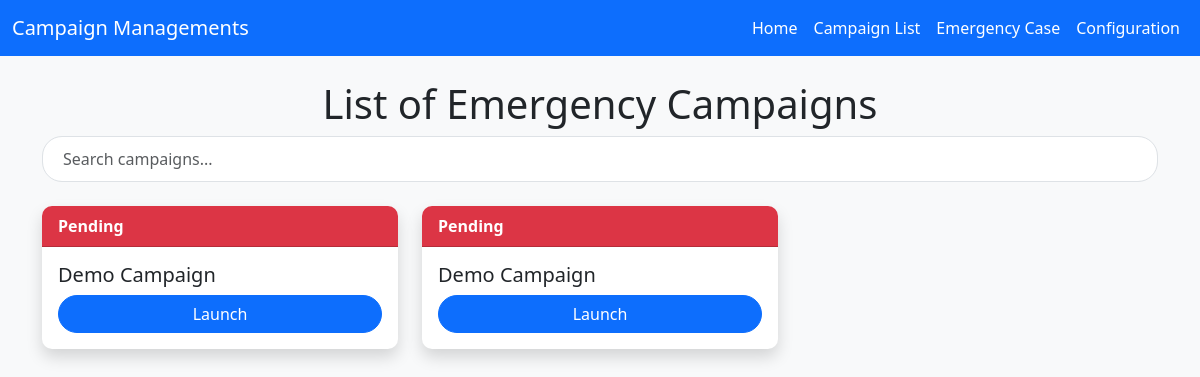
Before: /admix/emergency (signed in) with the older database file.
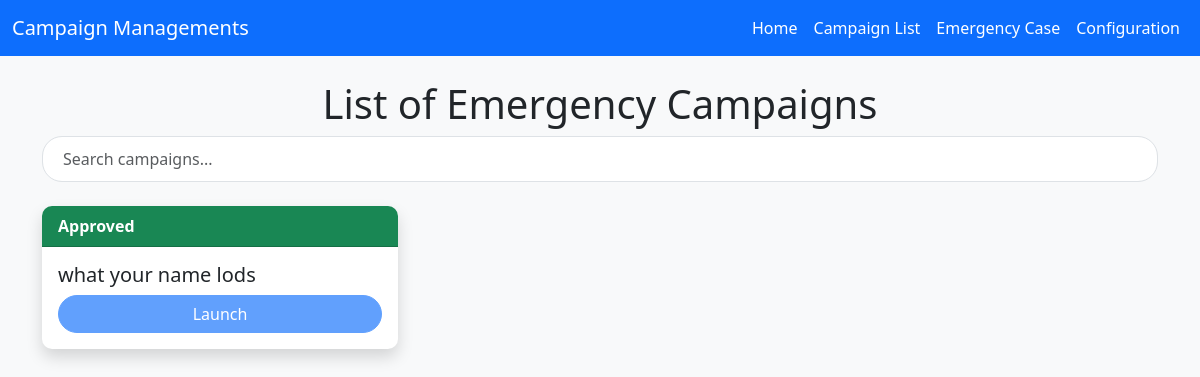
After: the same page with the newer database file.
### base/models.py (models this page shows, shortened)
class Campaign(models.Model):
    CATEGORY_CHOICES = [
        ('organisation/charity/npo/pbo', 'Organisation/Charity/NPO/PBO'),
        ('in loving memory of', 'In Loving Memory Of'),
        ('fire/drought/disaster/support', 'Fire/Drought/Disaster/Support'),
        ('education & training', 'Education & Training'),
        ('sport', 'sport'),
        ('Social welfare/commnity development/support', 'Social Welfare/Commnity Development/Support'),
        ('youth', 'youth'),
        ('arts & culture', 'Arts & Culture'),
        ('Nature conservation', 'Nature Conservation'),
        ('Animal Welfare/outreach', 'Animal Welfare/Outreach'),
        ('Vehicle', 'Vehicle'),
        ('Home', 'Home'),
        ('Business/App', 'Business/App'),
        ('legal', 'Legal'),
        ('Other', 'Other'),
    ]
    EVENT_CHOICE  = [
        ('aQuelle Midmar Mile 2025', 'aQuelle Midmar Mile 2025'),
        ('Hyrox johannesburg|Season 24/25', 'Hyrox johannesburg|Season 24/25'),
        ('vusa24', 'vusa24'),
        ('Comrades 2024', 'Comrades 2024'),
        ('WESEEYOU EVENT', 'WESEEYOU EVENT'),
        ('AMASHOVA DURBA CLASSIC', 'AMASHOVA DURBA CLASSIC'),
        ('IRONMAN 70.3 -2024', 'IRONMAN 70.3 -2024'),
        ('ANNUAL KIDS CHRISTMAS PARTY', 'ANNUAL KIDS CHRISTMAS PARTY'),
        ('aQuelle Midmar Mile 2025', 'aQuelle Midmar Mile 2025'),
    ]
    SECTOR_CHOICE = [
        ('child welfare','Child Welfare'),
        ('education','Education'),
        ('Community development','Community Development'),
        ('Environmental','Environmental'),
        ('Health','Health'),
        ('medical','Medical'),
    ]
    campaign_name = models.CharField( max_length=50)
    monetary = models.DecimalField( max_digits=15, decimal_places=2)
    category = models.CharField(max_length=100 , choices= CATEGORY_CHOICES)
    story = models.TextField()
    sector = models.CharField(max_length=100, choices=SECTOR_CHOICE, null=True)
    event = models.CharField(max_length=100, choices=EVENT_CHOICE)
    start_date = models.DateTimeField(auto_now_add=True)
    end_date = models.DateTimeField(auto_now_add=True)
    images = models.ImageField(upload_to='images/')
    video_url = models.URLField(max_length=1000 , blank=True)
    social_link  = models.URLField( max_length=1000, blank=True)
    address = models.CharField(max_length=100,null=True)
    address1 = models.CharField(max_length=100)
    city  = models.CharField( max_length=100)
    zipcode = models.CharField( max_length=50)
    state = models.CharField(max_length=50)
    country = CountryField(blank_label='(select country)', null=True, blank=True)
    organization_payment = models.BooleanField(default=False)
    single_payment = models.BooleanField(default=False)
    is_featured = models.BooleanField(default=False)
    user = models.ForeignKey(CustomUser, on_delete=models.CASCADE,blank=True,null=True)
    goal = models.DecimalField(max_digits=10, decimal_places=2,default=0.00)
    token = models.CharField( max_length=32, unique=True, blank=True, default=generate_unique_token)
    is_launch =models.BooleanField(default=False)
    is_status = models.BooleanField(default=False)
    is_emergency =models.BooleanField(default=False)

### admix/views.py (the view)
# urls.py: path('emergency',emergency,name='emergency'),
@login_required(login_url='admix:login')
def emergency(request):
    campaign = Campaign.objects.filter(is_emergency=True)
    context ={
            'campaign':campaign
        }
    return render (request, 'admin/emergency.html',context)

### base/templates/admin/emergency.html (shortened to what this page needs)
{% extends "admin/admin-base.html" %}
{% block content %}
<div class="container mt-4">
    <h1 style="text-align:center">List of  Emergency Campaigns</h1>
    <div class="mb-4">
        <input type="text" id="searchBar" class="form-control" placeholder="Search campaigns...">
    </div>
    <div class="row" id="campaignContainer">
        {% if campaign %}
        {% for campaign in campaign reversed %}
        <div class="col-md-4 mb-4">
            <div class="card border-0 shadow">
                {% if campaign.is_launch %}
                <div class="card-header text-white bg-success">Approved</div>
                {% else %}
                <div class="card-header text-white bg-danger">Pending</div>
                {% endif %}
                <div class="card-body">
                    <h5 class="card-title">{{ campaign.campaign_name }}</h5>
                    {% if campaign.is_launch %}
                    <button class="btn btn-primary w-100"
                      disabled
                        data-token="{{ campaign.token }}"
                        onclick="launchModal(this, '{{ campaign.campaign_name }}', '{{ campaign.start_date }}', '{{ campaign.monetary }}', '{{ campaign.goal }}', '{{ campaign.user.first_name }} {{ campaign.user.last_name }}')">
                        Launch
                    </button>
                    {% else %}
                    <button class="btn btn-primary w-100"
                      data-token="{{ campaign.token }}"
                      onclick="launchModal(this, '{{ campaign.campaign_name }}', '{{ campaign.start_date }}', '{{ campaign.monetary }}', '{{ campaign.goal }}', '{{ campaign.user.first_name }} {{ campaign.user.last_name }}')">
                      Launch
                  </button>
                    {% endif %}
                </div>
            </div>
        </div>
        {% endfor %}
        {% else %}
        <div class="col-md-4 mb-4">
            <div class="card border-0 shadow">
                <div class="card-header text-white bg-danger">Pending</div>
                <div class="card-body">
                    <h5 class="card-title"> Demo Campaign </h5>
                    <button class="btn btn-primary w-100" onclick="launchModal(this, 'Campaign 2', '2025-02-15', '$10,000', '$3,000', 'Jane Smith')">Launch</button>
                </div>
            </div>
        </div>
        <div class="col-md-4 mb-4">
            <div class="card border-0 shadow">
                <div class="card-header text-white bg-danger">Pending</div>
                <div class="card-body">
                    <h5 class="card-title"> Demo Campaign</h5>
                    <button class="btn btn-primary w-100" onclick="launchModal(this, 'Campaign 3', '2025-03-10', '$7,500', '$2,500', 'Michael Johnson')">Launch</button>
                </div>
            </div>
        </div>
    </div>
</div>
{% endif %}
</body>
</html>
{% endblock content %}

Changed rows visible on the page:
added Campaign: is_launch "Approved", campaign_name "what your name lods"
Other visible differences:
text no longer shown: "Pending Demo Campaign Launch Pending Demo Campaign Launch"
